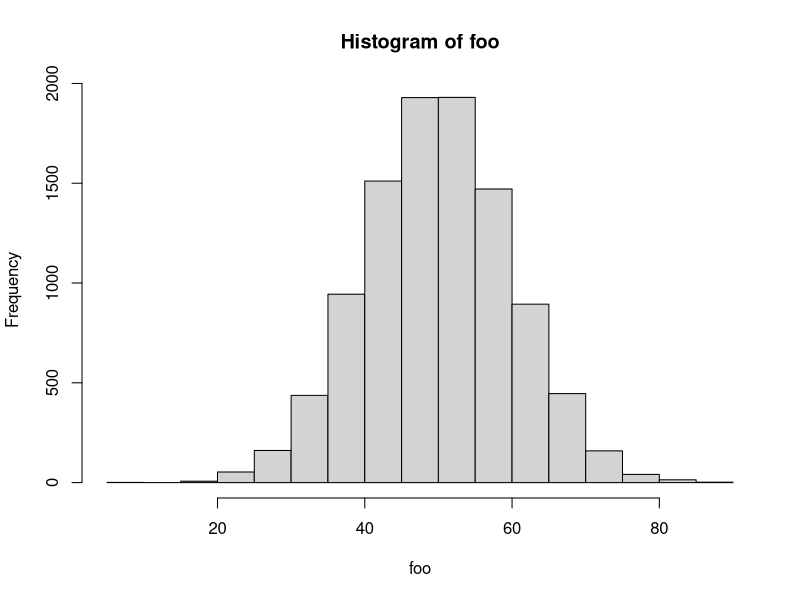
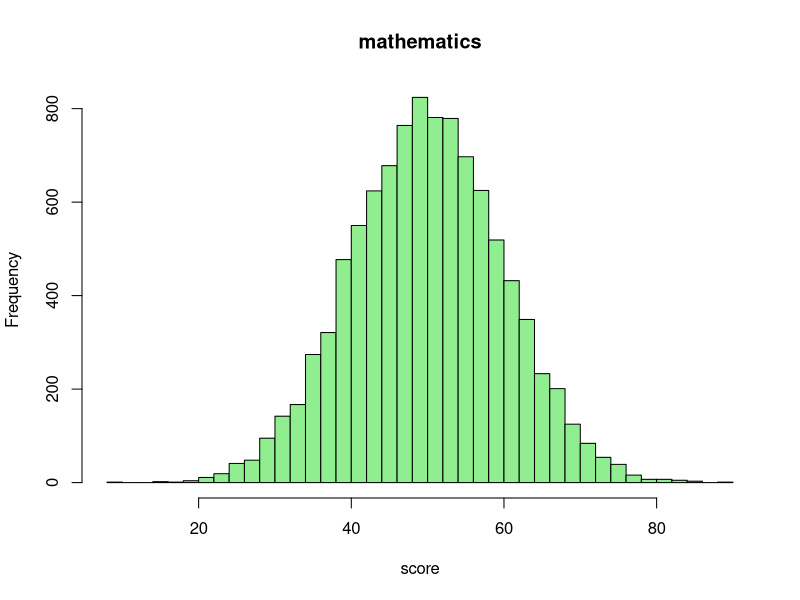

Recreate these plots in R, in order. (Note: this script raises an error after producing the figures.)
### 第03回 練習問題解答例

### R言語における関数で用いた例

sin(x = pi/2) # "引数名 = 値" で指定 
sin(pi/2) # 上と同値 (引数と値の関係が明かなら引数名は省略可能)

help(log) # ヘルプを表示して使い方を確認する
x <- 16; b <- 2 # xやbに適当な数値を代入する．複数コマンドは ; で区切る
log(x=x, base=b) # 底をbとする対数
log(x, b) # 上と同値
log(base=b, x=x) # 上と同値
log(b,x) # 上と異なる (=log(x=b,base=x))
log(x) # 自然対数 (既定値による計算 =log(x,base=exp(1)))

## 正規乱数を生成する関数
help(rnorm) # Help Pane から指定しても良い
## ヒストグラムを表示する関数
?hist

rnorm(7) # 平均0 分散1 の正規乱数を7個生成
rnorm(7, mean=10) # 平均10 分散1 の正規乱数を7個生成
rnorm(sd=0.1, n=7) # 平均0 分散0.01 の正規乱数を7個生成
rnorm(n=7, mean=2, sd=2) # 平均2 分散4 の正規乱数を7個生成

foo <- rnorm(n=10000, mean=50, sd=10) # 平均50 標準偏差10 の正規乱数
hist(foo) # データ以外全て既定値で表示
hist(foo, # 既定値のいくつかを変更する
     breaks=30, # ビンを30程度に調整する
     col="lightgreen", # 色の指定
     main="mathematics", # タイトルの指定
     xlab="score") # x軸ラベルの指定
## Plots Pane に着目

### 練習問題 関数の使い方
## sample を調べる
help(sample)
## サイコロを1回振る試行
sample(x=1:6, size=1)
## サイコロを10回振る試行
sample(x=1:6, size=10) # エラーになる
sample(x=1:6, size=10, replace=TRUE)
## 1が他の目の3倍出易いサイコロ
sample(1:6, 10, replace=TRUE, prob=c(3,rep(1,5))) # 引数の一部を省略
## 1から6をランダムに並べ替える
sample(1:6, 6) # 既定値ではreplaceしない(復元抽出)ので並べ替えになる

### 関数の定義で用いた例

foo <- function(r){
  V <- (4/3) * pi * r^3 # 球の体積
  S <- 4 * pi * r^2     # 球の表面積
  out <- c(V,S) # 返り値のベクトルを作る
  names(out) <- c("volume", "area") # 返り値の要素に名前を付ける
  return(out) # 値を返す
}
foo(r=2) # 実行
foo(3)

bar <- function(a, r, n=5){
  out <- a*r^(1:n-1) # 1:n-1 と 1:(n-1) は異なるので注意
  return(out) # 値を返す
}
bar(1,2) # 初項1 公比2 の最初の5項
bar(1,2,10) # 初項1 公比2 の最初の10項
bar(n=10,1,2) # 変数名を指定すると引数の位置を変えることができる
bar(r=0.5,n=10,a=512) # 同上

### 例題 三角形の面積を計算する関数

myHeron <- function(x,y,z){
  ## 関数名は上書きされるので独特の名前にするのがお薦め
  s <- (x+y+z)/2 # 補助変数 s の計算
  S <- sqrt(s*(s-x)*(s-y)*(s-z)) # ヘロンの公式による面積の計算
  return(S) # 面積を返す
}
myHeron(3,4,5) # よく知られた直角三角形を使って計算結果を確認する
myHeron(12,13,5)

### 練習問題 自作関数の定義
## 和 (summation) を計算する関数
mySum <- function(n){
  out <- sum(1:n) # 1からnまでの整数を生成して和を求める
  return(out)
}
mySum(10) # 1から10までの和は?
## 別解
mySum2 <- function(n){
  out <- n*(n+1)/2 # 等差数列の和を利用した場合
  return(out)
}
mySum2(10)
## 階乗 (factorial) を計算する関数
myFact <- function(n){
  out <- prod(1:n) # 1からnまでの整数を生成して積を求める
  return(out)
}
myFact(5) # 5! は?

### 制御構造で用いた例

if(20220422 %% 19 == 0) {# %% は余りを計算
  print("割り切れます") 
  print(20220422 %/% 19) # 商を表示
} else { # {}で囲まれたブロックが1つのプログラム
  print("割り切れません")
  print(20220422 %% 19) # 余りを表示
}

print(LETTERS) # LETTERS ベクトルの内容を表示
for(i in c(20,15,11,25,15)) {
  print(LETTERS[i]) # 順番に表示
}

n <- 20220422 # 分解の対象．2*2*3*19/myFact(5) なども試してみよ
p <- 2 # 最初に調べる数
while(n != 1){ # 商(for文の中で計算している)が1になるまで計算する
  if(n%%p == 0) { # 余りが0か確認
    print(p) # 割り切った数を表示
    n <- n/p # 商を計算して分解の対象を更新
  } else {
    p <- p+1 # 割り切れない場合は次の数を調べる
  } # 更新される p は素数とは限らないが，上手く動く理由は考えてみよ
}

### 例題 nの階乗を求める関数 (for文)

myFact1 <- function(n){
  val <- 1 # 初期値の代入
  for(i in 1:n){ # 1からnまで順に掛ける
    val <- val*i
  }
  return(val) # 計算結果を返す
}
myFact1(4) # 正しい
myFact1(3) # 正しい
myFact1(2) # 正しい
myFact1(1) # 正しい
myFact1(0) # 間違い (0!=1)

myFact2 <- function(n){
  if(n==0){ # n=0 か確認して分岐する
    return(1)
  } else {
    val <- 1
    for(i in 1:n){ 
      val <- val*i
    }
    return(val)
  }
}
myFact2(4) # 正しい
myFact2(3) # 正しい
myFact2(2) # 正しい
myFact2(1) # 正しい
myFact2(0) # 正しい

myFact3 <- function(n){
  val <- 1 # 初期値の代入
  while(n>0){ # nから1まで順に掛ける．nが0なら計算しない
    val <- val*n
    n <- n-1
  }
  return(val)
}
myFact3(4) # 正しい
myFact3(3) # 正しい
myFact3(2) # 正しい
myFact3(1) # 正しい
myFact3(0) # 正しい

### 練習問題 制御構造
## Fibonacci 数を返す関数
myFibo <- function(n){
  f0 <- 0 # 第0項の設定
  f1 <- 1 # 第1項の設定
  if(n<0) {
    print("計算できません")
    return(NA) # 欠損値を返す
  }
  if(n==0) { # n=0の場合
    return(f0)
  }
  if(n==1) { # n=1の場合
    return(f1)
  }
  for(i in 2:n) { # n>=2の場合
    fn <- f1 + f0 # fn = fn-1 + fn-2 の計算
    f0 <- f1 # fn-2 の値の更新
    f1 <- fn # fn-1 の値の更新
  }
  return(fn) # 計算結果を返す
}
## Fibonacci 数を6項目まで計算
c(myFibo(1),myFibo(2),myFibo(3),myFibo(4),myFibo(5),myFibo(6))
## 同じ関数に別の値を入れて計算する方法はいくつか用意されている
sapply(1:30, myFibo)

## 行列の列の平均を計算する関数
myColAve <- function(X) {
  ave <- rep(0,length=ncol(X)) # 平均を記録するベクトルを用意
  for(i in 1:ncol(X)){ # 列ごとに計算
    ave[i] <- sum(X[,i])/nrow(X) # 平均の定義に従って計算
    ## ave[i] <- mean(X[,i]) # 平均を計算する関数を用いても良い
  }
  return(ave)
}
(A <- matrix(1:12,3,4,byrow=TRUE))
myColAve(A) # 正しい答えを返す
(x <- 1:12)
myColAve(x) # うまく動かない

## ベクトルと行列を扱えるように修正
myColAve <- function(X){ 
  if(is.vector(X)){ # ベクトルとそれ以外の場合分け
    ave <- mean(X)
  } else { # ベクトル以外は行列と想定して計算
    ave <- rep(0,length=ncol(X))
    for(i in 1:ncol(X)){
      ave[i] <- mean(X[,i])
    }
  }
  return(ave)
}
myColAve(A)
myColAve(x) # 正しい答えを返す
##
